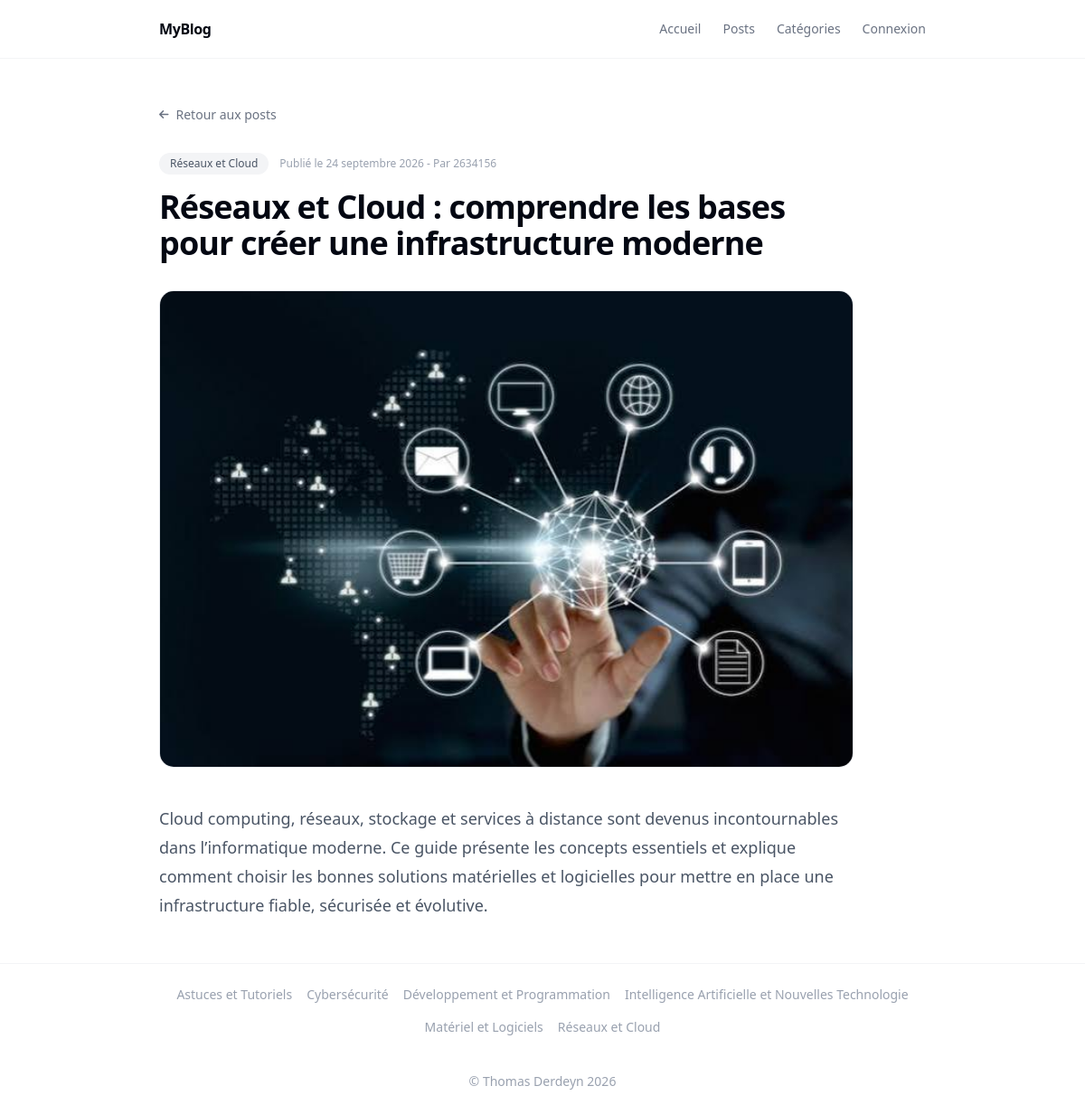
The page /post/10/ on the database its author committed.
### blog_app/models.py (models this page shows, shortened)
class Category(models.Model):
  name = models.CharField(max_length=50, verbose_name="Nom")
  class Meta:
    ordering = ('name', )
    verbose_name = "catégorie"
    verbose_name_plural = "catégories"

class Post(models.Model):
  title = models.CharField(max_length=50, verbose_name="titre")
  description = models.CharField(max_length=500, verbose_name="description")
  image = models.ImageField(upload_to="images/",blank=True,null=True)
  createAt = models.DateTimeField(verbose_name="date de création", auto_now_add=True)
  creator = models.ForeignKey(User, verbose_name="Utilisateur", related_name='posts', on_delete=models.CASCADE)
  categories = models.ManyToManyField('Category', verbose_name="Catégorie", related_name='posts')
  class Meta:
    ordering = ('title','description','image','creator','createAt', )
    verbose_name = "publication"
    verbose_name_plural = "publications"

### blog_app/views/post_views.py (the view)
# urls.py: path('post/<int:pk>/', views.PostView.as_view(), name="post"),
class PostView(DetailView):
    model = Post
    template_name = "blog_app/post/post.html"
    def get_context_data(self, **kwargs):
        post = self.object
        context = super().get_context_data(**kwargs)
        context["post"] = post
        context["post_categories"] = post.categories.all().order_by("-id")
        return context

### blog_app/context_processors.py (called while the page is built)
def categories_processor(request):
  return { "all_categories": Category.objects.all() }

### blog_app/templates/blog_app/post/post.html (shortened to what this page needs)
{% extends 'base.html' %}
{% load static %}
{% block content %}
<article class="max-w-3xl">
  <div class="mb-8">
    <a href="{% url 'post_list' %}"
      class="inline-flex items-center gap-2 text-sm font-medium text-gray-500 transition hover:text-gray-950">
      <i class="fa-solid fa-arrow-left text-xs"></i>
      Retour aux posts
    </a>
  </div>
  <header class="mb-8">
    <div class="mb-4 flex flex-wrap items-center gap-3">
      {% for category in post_categories %}
      <a href="{% url 'category' pk=category.pk %}"
        class="rounded-full bg-gray-100 px-3 py-1 text-xs font-medium text-gray-600 transition hover:bg-gray-200">
        {{ category.name }}
      </a>
      {% endfor %}
      <span class="text-xs text-gray-400">
        Publié le {{ post.createAt|date:"d F Y" }} - Par
      <a href="{% url 'user' id=post.creator.id %}" class="text-xs font-medium">
        {{ post.creator.username }}
      </a>
      </span>
    </div>
    <h1 class="text-3xl font-bold tracking-tight text-gray-950 sm:text-4xl">
      {{ post.title }}
    </h1>
  </header>
  {% if post.image %}
  <div class="mb-10 overflow-hidden rounded-2xl border border-gray-200 bg-gray-100">
    <img src="{{ post.image.url }}" alt="{{ post.title }}" class="h-auto w-full object-cover">
  </div>
  {% endif %}
  <div class="prose prose-gray max-w-none">
    <p class="text-lg leading-8 text-gray-600">
      {{ post.description }}
    </p>
  </div>
</article>
{% endblock %}

### templates/base.html (shortened to what this page needs)
{% load static %}
<!DOCTYPE html>
<html lang="fr">
<head>
  <link rel="stylesheet" href="https://cdnjs.cloudflare.com/ajax/libs/font-awesome/6.4.0/css/all.min.css" />
  <script src="https://cdn.jsdelivr.net/npm/@tailwindcss/browser@4"></script>
  <link rel="stylesheet" type="text/css" href="{% static 'css/styles.css' %}" />
</head>
<body class="bg-white text-gray-700 antialiased min-h-screen flex flex-col">
  <header class="border-b border-gray-100">
    <nav>
      <ul class="max-w-4xl mx-auto px-6 py-5 flex items-center justify-between">
        <a href="{% url 'index' %}" class="text-base font-semibold tracking-tight text-gray-950">
          MyBlog
        </a>
        <div class="flex gap-6 text-sm font-medium text-gray-500">
          <li><a href="{% url 'index' %}" class="hover:text-gray-950 transition-colors">Accueil</a></li>
          <li><a href="{% url 'post_list' %}" class="hover:text-gray-950 transition-colors">Posts</a></li>
          <li><a href="{% url 'category_list' %}" class="hover:text-gray-950 transition-colors">Catégories</a></li>
          {% if not user.is_authenticated %}
          <li class="nav-item">
            <a class="nav-link" href="{% url 'login' %}">Connexion</a>
          </li>
          {% endif %}
      </ul>
    </nav>
  </header>
  <main class="flex-1">
    <div class="max-w-4xl mx-auto px-6 py-12">
      {% block content %}
      {% endblock %}
    </div>
  </main>
  <footer class="border-t border-gray-100">
    <div class="max-w-4xl mx-auto px-6 py-6">
      <div class="flex flex-wrap justify-center gap-4 text-sm text-gray-400">
        {% for category in all_categories %}
        <a href="{% url 'category' pk=category.pk %}" class="transition-colors duration-200 hover:text-gray-900">
          {{ category.name }}
        </a>
        {% endfor %}
      </div>
    </div>
    <div class="max-w-4xl mx-auto px-6 py-4 text-center text-sm text-gray-400">
      <p>&copy; Thomas Derdeyn 2026</p>
    </div>
  </footer>
</body>
</html>

### rows shown on the page
Category: name "Réseaux et Cloud"
Post: createAt "24 septembre 2026", creator.username "2634156", title "Réseaux et Cloud : comprendre les bases pour créer une infrastructure moderne", image (picture), description "Cloud computing, réseaux, stockage et services à distance sont devenus incontournables dans l’informatique moderne. Ce guide présente les concepts essentiels et explique comment choisir les bonnes solutions matérielles et logicielles pour mettre en place une infrastructure fiable, sécurisée et évolutive."
Category: name "Astuces et Tutoriels"
Category: name "Cybersécurité"
Category: name "Développement et Programmation"
Category: name "Intelligence Artificielle et Nouvelles Technologie"
Category: name "Matériel et Logiciels"
